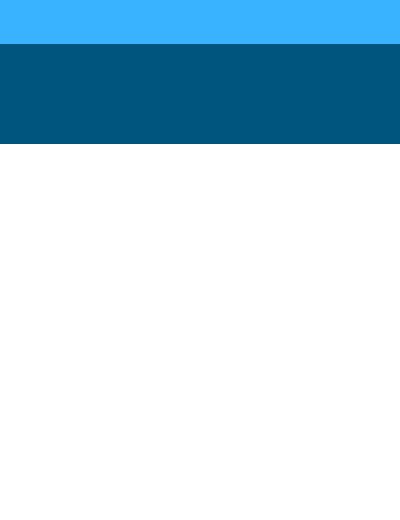
<?xml version="1.0" encoding="UTF-8"?>
<ui version="4.0">
 <class>HomePage</class>
 <widget class="QWidget" name="HomePage">
  <property name="geometry">
   <rect>
    <x>0</x>
    <y>0</y>
    <width>400</width>
    <height>520</height>
   </rect>
  </property>
  <property name="font">
   <font>
    <family>Segoe UI</family>
    <pointsize>10</pointsize>
    <weight>50</weight>
    <bold>false</bold>
   </font>
  </property>
  <property name="windowTitle">
   <string>HomePage</string>
  </property>
  <widget class="BannerWidget" name="banner" native="true">
   <property name="geometry">
    <rect>
     <x>0</x>
     <y>44</y>
     <width>400</width>
     <height>100</height>
    </rect>
   </property>
   <property name="styleSheet">
    <string notr="true">background-color: rgb(0, 85, 127);</string>
   </property>
  </widget>
  <widget class="AppWidget" name="appWidget" native="true">
   <property name="geometry">
    <rect>
     <x>0</x>
     <y>294</y>
     <width>400</width>
     <height>226</height>
    </rect>
   </property>
   <property name="styleSheet">
    <string notr="true">background-color: rgb(255, 255, 255);</string>
   </property>
  </widget>
  <widget class="NoticeWidget" name="notice" native="true">
   <property name="geometry">
    <rect>
     <x>0</x>
     <y>144</y>
     <width>400</width>
     <height>150</height>
    </rect>
   </property>
   <property name="styleSheet">
    <string notr="true">background-color: rgb(255, 255, 255);</string>
   </property>
  </widget>
  <widget class="TitleBar" name="titleBar" native="true">
   <property name="geometry">
    <rect>
     <x>0</x>
     <y>0</y>
     <width>400</width>
     <height>44</height>
    </rect>
   </property>
   <property name="styleSheet">
    <string notr="true">background-color: rgb(57, 179, 255);</string>
   </property>
  </widget>
 </widget>
 <layoutdefault spacing="6" margin="11"/>
 <customwidgets>
  <customwidget>
   <class>TitleBar</class>
   <extends>QWidget</extends>
   <header>widgets/TitleBar.h</header>
   <container>1</container>
  </customwidget>
  <customwidget>
   <class>AppWidget</class>
   <extends>QWidget</extends>
   <header>widgets/AppWidget.h</header>
   <container>1</container>
  </customwidget>
  <customwidget>
   <class>NoticeWidget</class>
   <extends>QWidget</extends>
   <header>widgets/NoticeWidget.h</header>
   <container>1</container>
  </customwidget>
  <customwidget>
   <class>BannerWidget</class>
   <extends>QWidget</extends>
   <header>widgets/BannerWidget.h</header>
   <container>1</container>
  </customwidget>
 </customwidgets>
 <resources/>
 <connections/>
</ui>
